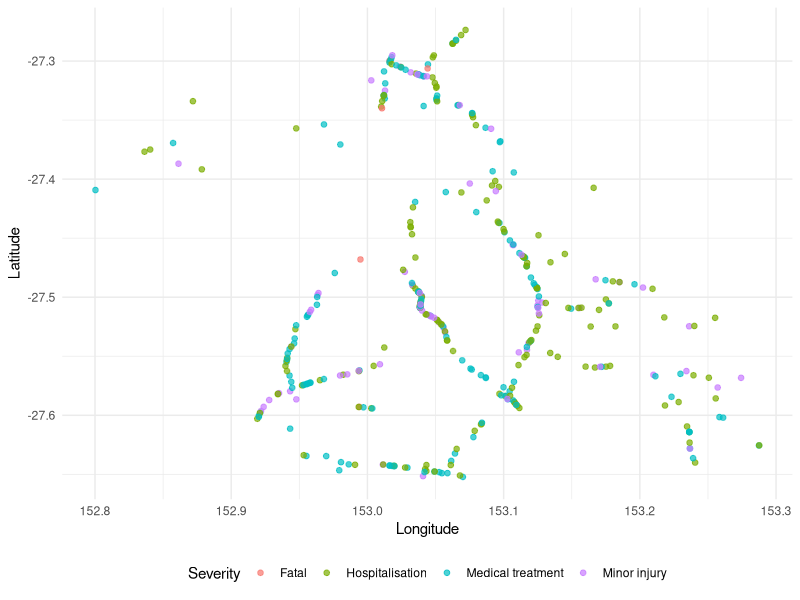
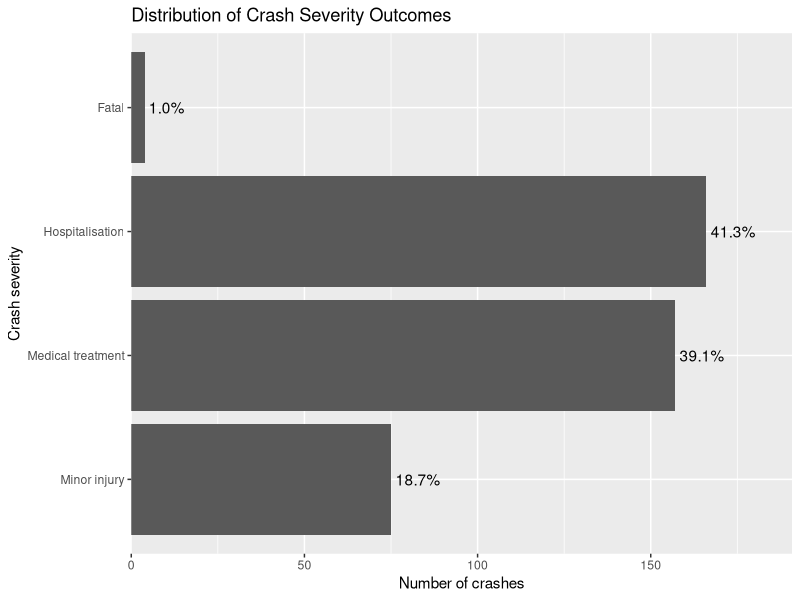
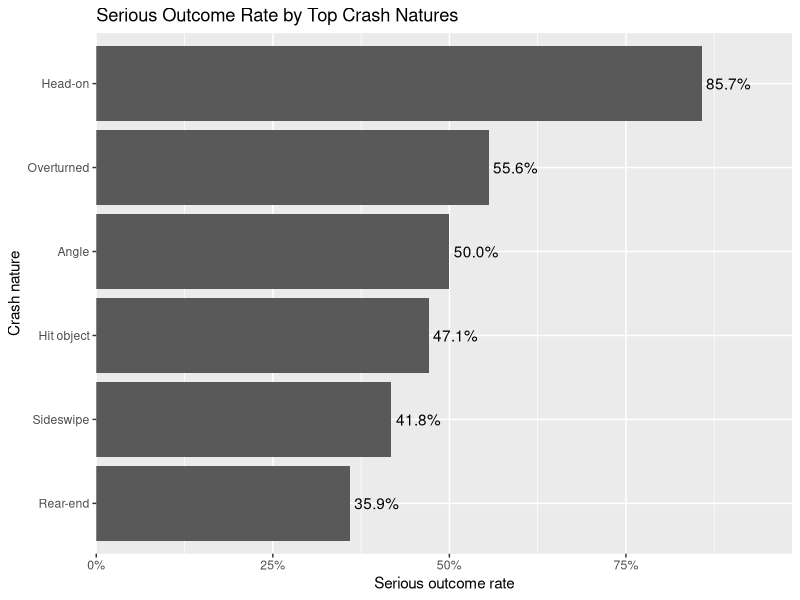
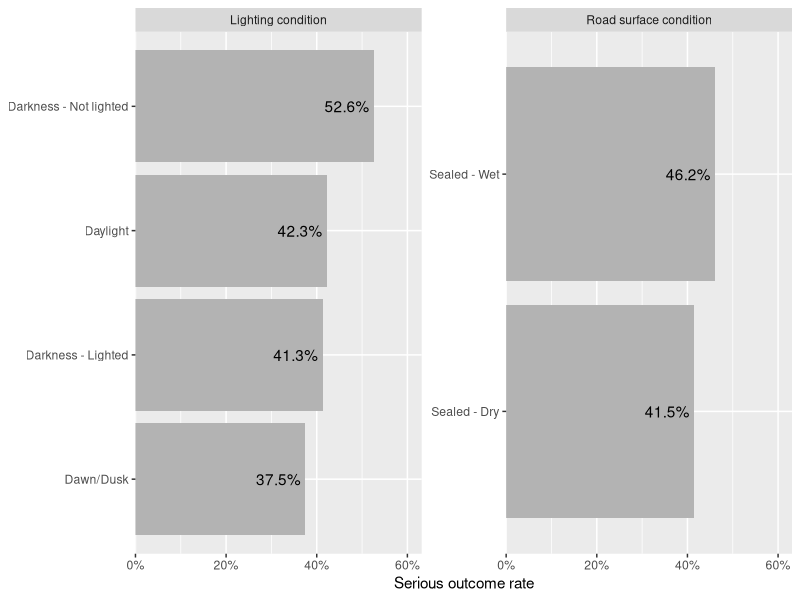

The R source for these figures, in order:
## ---- chunk 1
#| label: setup

# Loading our required libraries
library(ggplot2)
library(tidyverse)
library(dplyr)
library(knitr)
library(readr)

crashes <- read_csv("data/cleaned_dataset.csv")
## ---- chunk 2
#| label: tbl-methodology-table
#| tbl-cap: "Variables in the cleaned dataset, grouped by their role in the analysis."

var_dict <- data.frame(
  Role = c("Identifier", "Outcome", "Temporal",
           "Spatial", "Crash descriptors",
           "Environmental conditions", "Exposure"),
  Variables = c("Crash_Ref_Number",
                "Crash_Severity",
                "Crash_Month, Crash_Day_Of_Week, Crash_Hour",
                "Crash_Latitude, Crash_Longitude, Loc_Post_Code",
                "Crash_Nature, Crash_Type, Crash_DCA_Group_Description",
                "Crash_Speed_Limit, Road_Surface, Atmospheric, Lighting, Road_Horiz_Align, Road_Vert_Align",
                "Count_Unit_Car")
)

kable(var_dict, booktabs = TRUE)
## ---- chunk 3
#| label: fig-methodology-plot
#| fig-cap: "Spatial distribution of the 402 crash records across the Brisbane police region in 2024, coloured by crash severity."
#| fig-width: 6
#| fig-height: 4

ggplot(crashes, aes(x = Crash_Longitude, y = Crash_Latitude,
                    colour = Crash_Severity)) +
  geom_point(alpha = 0.7, size = 1.6) +
  labs(x = "Longitude", y = "Latitude", colour = "Severity") +
  theme_minimal() +
  theme(legend.position = "bottom")
## ---- chunk 4
# read data
raw_data <- read.csv("data/cleaned_dataset.csv")

# transform data
data <- raw_data|>
  mutate(
    Crash_Severity = factor(
      Crash_Severity,
      levels = c(
        "Minor injury",
        "Medical treatment",
        "Hospitalisation",
        "Fatal"
      ),
      ordered = TRUE
    ),
    Crash_Type = factor(Crash_Type),
    Crash_Nature = factor(Crash_Nature),
    Crash_Speed_Limit = factor(Crash_Speed_Limit),
    Crash_Road_Surface_Condition = factor(Crash_Road_Surface_Condition),
    Crash_Atmospheric_Condition = factor(Crash_Atmospheric_Condition),
    Crash_Lighting_Condition = factor(Crash_Lighting_Condition),
    Crash_Road_Horiz_Align = factor(Crash_Road_Horiz_Align),
    Crash_Road_Vert_Align = factor(Crash_Road_Vert_Align),
    Crash_DCA_Group_Description = factor(Crash_DCA_Group_Description)
  )

## ---- chunk 5
#| label: fig-crash-severity
#| fig-cap: "Distribution of Crash Severity Outcomes"

# plot for "How are crash severity outcomes distributed across high-speed road crashes in Brisbane in 2024?"
data |>
  count(Crash_Severity) |>
  mutate(
    percent = n / sum(n),
    label = scales::percent(percent, accuracy = 0.1)
  ) |>
  ggplot(aes(x = Crash_Severity, y = n)) +
  geom_col() +
  geom_text(aes(label = label), hjust = -0.1) +
  coord_flip() +
  scale_y_continuous(expand = expansion(mult = c(0, 0.15))) +
  labs(
    title = "Distribution of Crash Severity Outcomes",
    x = "Crash severity",
    y = "Number of crashes"
  )
## ---- chunk 6
#| label: serious-rate
#| fig-cap: "Serious Outcome Rate by Top Crash Natures"

top_natures <- data |>
  count(Crash_Nature, sort = TRUE) |>
  slice_head(n = 6) |>
  pull(Crash_Nature)

data |>
  mutate(
    Serious_Outcome = if_else(
      Crash_Severity %in% c("Hospitalisation", "Fatal"),
      "Serious",
      "Non-serious"
    )
  ) |>
  filter(Crash_Nature %in% top_natures) |>
  group_by(Crash_Nature) |>
  summarise(
  total_crashes = n(),
  serious_crashes = sum(Serious_Outcome == "Serious"),
  serious_rate = serious_crashes / total_crashes,
  .groups = "drop"
  ) |>
  ggplot(aes(x = reorder(Crash_Nature, serious_rate), y = serious_rate)) +
  geom_col() +
  geom_text(
    aes(label = scales::percent(serious_rate, accuracy = 0.1)),
    hjust = -0.1
  ) +
  coord_flip() +
  scale_y_continuous(
    labels = scales::percent,
    expand = expansion(mult = c(0, 0.15))
  ) +
  labs(
    title = "Serious Outcome Rate by Top Crash Natures",
    x = "Crash nature",
    y = "Serious outcome rate"
  )
## ---- chunk 7
#| fig-pos: "H"
#| label: fig-surface-light
#| fig-cap: "Serious Outcome Rate by Lighting and Road Surface Conditions"

library(tidyverse)
condition_data <- data |>
  mutate(
    Serious_Outcome = if_else(
    Crash_Severity %in% c("Hospitalisation", "Fatal"),
    "Serious",
    "Non-serious"))

  condition_data <- condition_data |>
    select(
    Serious_Outcome,
    Crash_Lighting_Condition,
    Crash_Road_Surface_Condition) |>
      pivot_longer(
        cols = c(Crash_Lighting_Condition, Crash_Road_Surface_Condition),
        names_to = "Condition_Type",
        values_to = "Condition") 
        
  condition_data <- condition_data |>
    mutate(
      Condition_Type = case_when(
      Condition_Type == "Crash_Lighting_Condition" ~ "Lighting condition",
      Condition_Type == "Crash_Road_Surface_Condition" ~ "Road surface condition")) |>
        group_by(Condition_Type, Condition) |>
        summarise(
          total_crashes = n(),
          serious_crashes = sum(Serious_Outcome == "Serious"),
          serious_rate = serious_crashes / total_crashes,
          .groups = "drop") |>
            filter(total_crashes >= 5)

#plot
condition_data |>
  ggplot(aes(x = reorder(Condition, serious_rate), y = serious_rate)) +
  geom_col(fill = "grey70") +
  geom_text(
  aes(label = scales::percent(serious_rate, accuracy = 0.1)),
  hjust = 1.1,
  color = "black")+
  coord_flip() +
  facet_wrap(~ Condition_Type, scales = "free_y") +
  scale_y_continuous(
    labels = scales::percent,
    expand = expansion(mult = c(0, 0.2))) +
      labs(
        x = NULL,
        y = "Serious outcome rate"
        )
